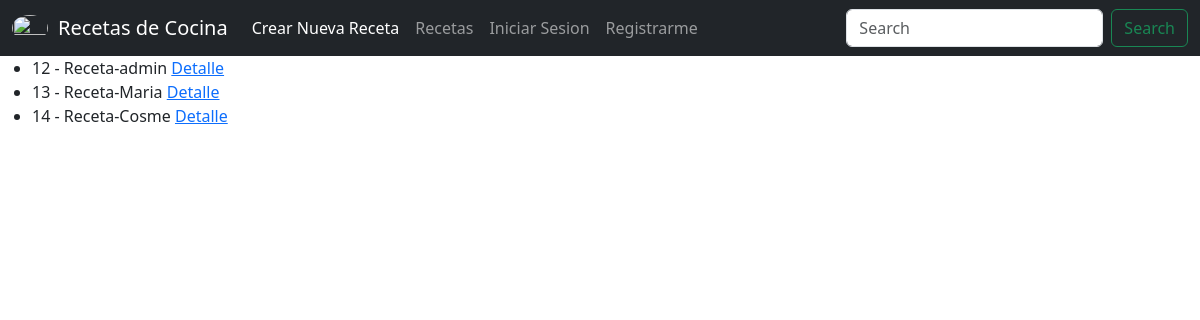
The app's page /receta/list/, older data.
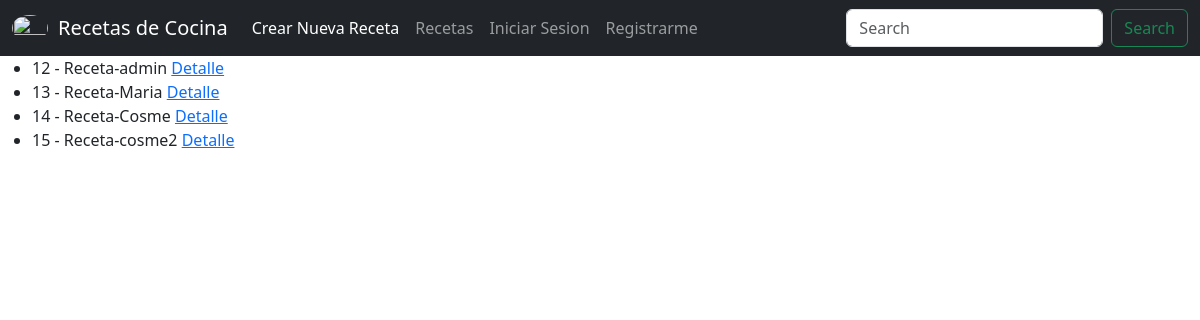
The same page, newer data.
### AppRecetas/models.py (models this page shows)
class Receta(models.Model):
    nombre_receta = models.CharField(max_length=30)
    descripcion_breve_receta = models.CharField(max_length=100)
    lista_de_ingredientes = models.CharField(max_length=100)
    pasos_a_seguir = models.CharField(max_length=100)
    publisher = models.ForeignKey(to=User, on_delete = models.CASCADE, related_name="publisher")
    imagen = models.ImageField(upload_to="posts", null=True, blank=True)
    def __str__(self):
        return f"{self.id} - {self.nombre_receta}"

### AppRecetas/views.py (the view)
# urls.py: path('receta/list/', RecetaList.as_view(), name="receta-list"),
class RecetaList(ListView):
    model = Receta

### AppRecetas/templates/AppRecetas/receta_list.html (shortened to what this page needs)
{% extends "AppRecetas/base.html" %}
{% block main %}<ul>
    <h1> Lista de Recetas </h1>
    {% for post in object_list %}
    <li>
        {{post}}
        <a href="{% url 'receta-detail' post.id %}" > Detalle</a>
    </li>
    {% endfor %}
    </ul>
{% endblock %}

Row changes from the older to the newer data that the page shows:
added Receta: id+nombre_receta "15 - Receta-cosme2"
